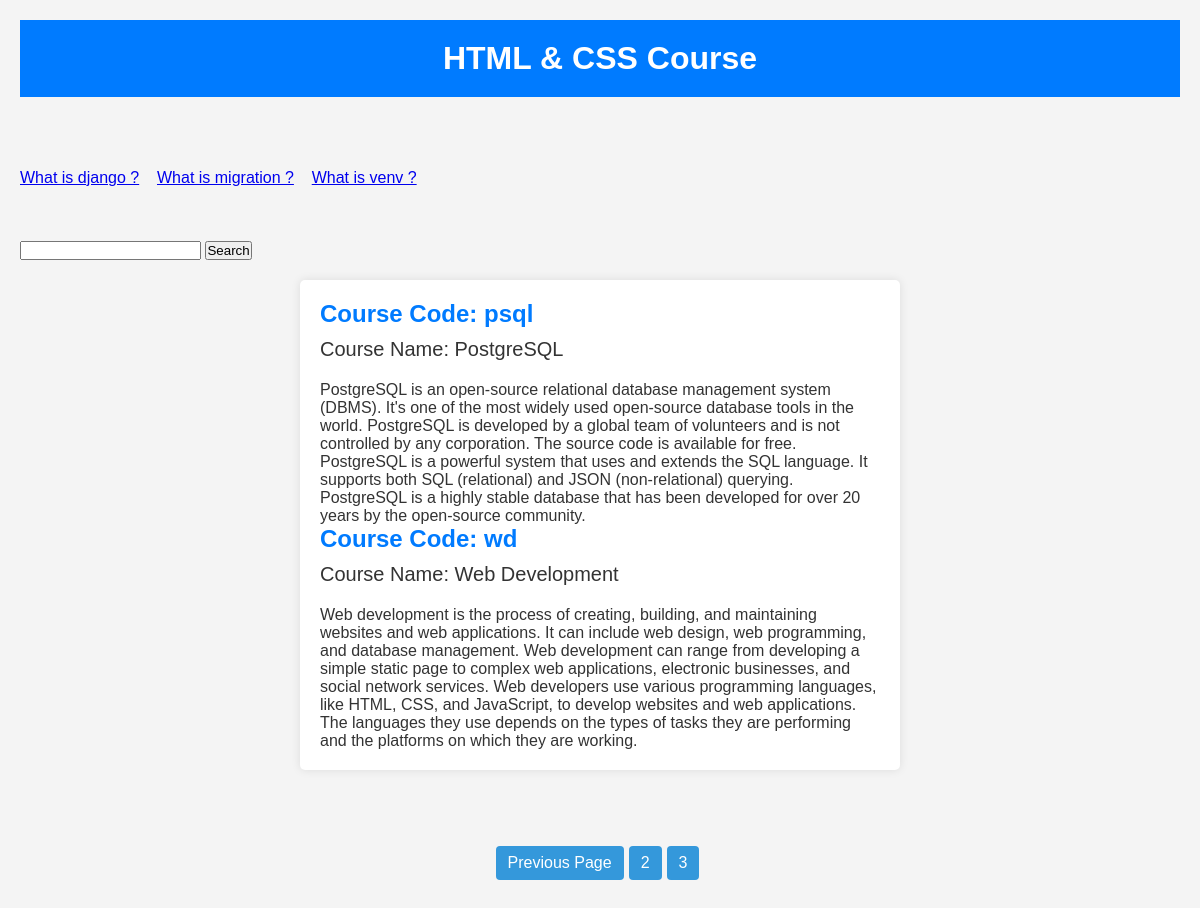
The app's page /courses/?page=3 with its own data.
### news/models.py (models this page shows)
class News(models.Model):
    news_title = models.CharField(max_length=500)
    news_description = HTMLField()
    news_image = models.FileField(upload_to="news/", max_length=250, null=True, default=None)
    slug = AutoSlugField(populate_from='news_title', unique=True, null=True)

### service/models.py (models this page shows)
class Service(models.Model):
    service_icon = models.CharField(max_length=500)
    service_title = models.CharField(max_length=500)
    service_description = models.TextField()

### wscubetech/views.py (the view)
# urls.py: path("courses/", views.courses),
def courses(request):
    all_courses = Service.objects.all()
    news_data = News.objects.all()
    paginator = Paginator(all_courses, 2)
    page_number = request.GET.get('page')
    all_courses_data = paginator.get_page(page_number)
    if request.method == 'GET':
        search_title = request.GET.get('servicename')
        if search_title:
            all_courses_data = Service.objects.filter(service_title__icontains=search_title)
    data = {
        'courses': all_courses_data,
        'news': news_data,
    }
    return render(request, 'courses.html', data)

### templates/courses.html (shortened to what this page needs)
<!DOCTYPE html>
<html lang="en">
<head>
</head>
<body>
    <header>
        <h1>HTML & CSS Course</h1>
    </header>
    <br><br><br><br>
    <marquee onmouseover="stop();" onmouseout="start();">
        {% for news_item in news%}
            <a href="/newsdetails/{{news_item.slug}}">{{news_item.news_title}}</a> &nbsp;&nbsp;
        {% endfor %}
    </marquee>
    <br><br><br>
    <form method="get">
        <input type="text" name="servicename" value="">
        <input type="submit" value="Search">
    </form>
    <div class="course-details">
        {% for course in courses %}
            <div class="course-code">Course Code: {{course.service_icon}}</div>
            <div class="course-name">Course Name: {{course.service_title}}</div>
            <div class="course-description">
                <p>{{course.service_description}}</p>
            </div>
        {% endfor %}
    </div>
<br><br>
    <ul class="paginator">
        {% if courses.has_previous %}
            <li><a href="/courses/?page={{courses.previous_page_number}}">Previous Page</a></li>
            <li><a href="/courses/?page={{courses.previous_page_number}}">{{courses.previous_page_number }}</a></li>
        {% endif %}
        <li><a href="#">{{courses.number}}</a></li>
    </ul>
</body>
</html>

### templates/courses.html (style rules this page uses)
* { margin: 0; padding: 0; box-sizing: border-box; }
body { font-family: Arial, sans-serif; background-color: #f4f4f4; color: #333; padding: 20px; }
header { background-color: #007BFF; text-align: center; padding: 20px; color: white; }
.course-details { background-color: #fff; border-radius: 5px; padding: 20px; margin: 20px auto; max-width: 600px; box-shadow: 0 0 10px rgba(0, 0, 0, 0.1); }
.course-code { font-size: 24px; font-weight: bold; color: #007BFF; }
.course-name { font-size: 20px; margin-top: 10px; }
.course-description { font-size: 16px; margin-top: 20px; }
.paginator { display: flex; list-style: none; padding: 0; margin: 20px; justify-content: center; }
.paginator li { margin-right: 5px; }
.paginator a { display: block; padding: 8px 12px; text-decoration: none; background-color: #3498db; color: #fff; border-radius: 4px; }

### records on screen
News: news_title "What is django ?"
News: news_title "What is migration ?"
News: news_title "What is venv ?"
Service: service_icon "psql", service_title "PostgreSQL", service_description "PostgreSQL is an open-source relational database management system (DBMS). It's one of the most widely used open-source database tools in the world. PostgreSQL is developed by a global team of volunteers and is not controlled by any corporation. The source code is available for free. PostgreSQL is a powerful system that uses and extends the SQL language. It supports both SQL (relational) and JSON (non-relational) querying. PostgreSQL is a highly stable database that has been developed for over 20 years by the open-source community."
Service: service_icon "wd", service_title "Web Development", service_description "Web development is the process of creating, building, and maintaining websites and web applications. It can include web design, web programming, and database management. Web development can range from developing a simple static page to complex web applications, electronic businesses, and social network services. Web developers use various programming languages, like HTML, CSS, and JavaScript, to develop websites and web applications. The languages they use depends on the types of tasks they are performing and the platforms on which they are working."

### other values on screen
{{ courses.previous_page_number }} "2"
{{ courses.number }} "3"
